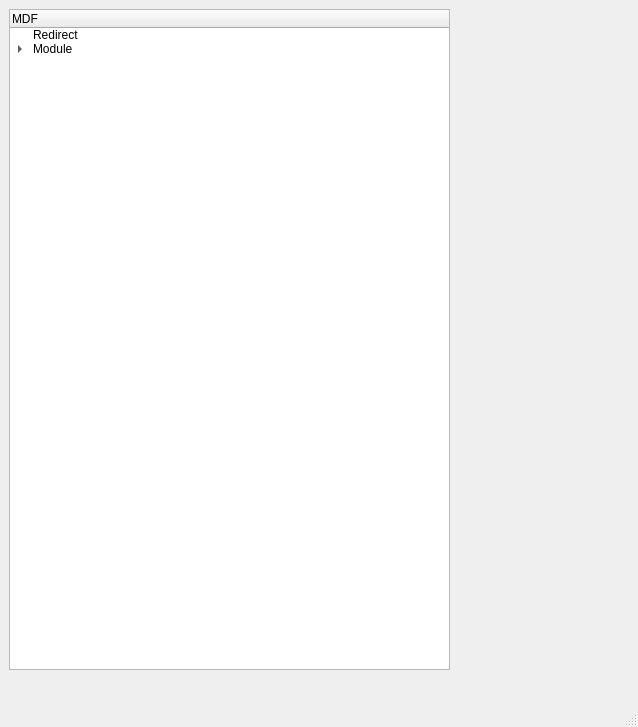
<?xml version="1.0" encoding="UTF-8"?>
<ui version="4.0">
 <class>MainWindow</class>
 <widget class="QMainWindow" name="MainWindow">
  <property name="geometry">
   <rect>
    <x>0</x>
    <y>0</y>
    <width>638</width>
    <height>727</height>
   </rect>
  </property>
  <property name="sizePolicy">
   <sizepolicy hsizetype="Expanding" vsizetype="Expanding">
    <horstretch>0</horstretch>
    <verstretch>0</verstretch>
   </sizepolicy>
  </property>
  <property name="windowTitle">
   <string>MainWindow</string>
  </property>
  <widget class="QWidget" name="centralwidget">
   <widget class="QWidget" name="horizontalLayoutWidget">
    <property name="geometry">
     <rect>
      <x>9</x>
      <y>9</y>
      <width>441</width>
      <height>661</height>
     </rect>
    </property>
    <layout class="QHBoxLayout" name="horizontalLayout" stretch="0">
     <property name="sizeConstraint">
      <enum>QLayout::SetDefaultConstraint</enum>
     </property>
     <item>
      <widget class="QTreeWidget" name="treeWidget">
       <property name="minimumSize">
        <size>
         <width>300</width>
         <height>0</height>
        </size>
       </property>
       <column>
        <property name="text">
         <string>MDF</string>
        </property>
       </column>
       <item>
        <property name="text">
         <string>Redirect</string>
        </property>
        <property name="background">
         <brush brushstyle="NoBrush">
          <color alpha="255">
           <red>129</red>
           <green>61</green>
           <blue>156</blue>
          </color>
         </brush>
        </property>
       </item>
       <item>
        <property name="text">
         <string>Module</string>
        </property>
        <item>
         <property name="text">
          <string>Manufacturer</string>
         </property>
        </item>
        <item>
         <property name="text">
          <string>Boot</string>
         </property>
        </item>
        <item>
         <property name="text">
          <string>Files</string>
         </property>
         <item>
          <property name="text">
           <string>Picture</string>
          </property>
         </item>
         <item>
          <property name="text">
           <string>Vidoe</string>
          </property>
         </item>
         <item>
          <property name="text">
           <string>Firmware</string>
          </property>
         </item>
         <item>
          <property name="text">
           <string>Manual</string>
          </property>
         </item>
         <item>
          <property name="text">
           <string>Driver</string>
          </property>
         </item>
         <item>
          <property name="text">
           <string>Setup</string>
          </property>
         </item>
        </item>
        <item>
         <property name="text">
          <string>Register</string>
         </property>
        </item>
        <item>
         <property name="text">
          <string>Remotevar</string>
         </property>
        </item>
        <item>
         <property name="text">
          <string>Alarm</string>
         </property>
        </item>
        <item>
         <property name="text">
          <string>DMatrix</string>
         </property>
        </item>
        <item>
         <property name="text">
          <string>Event</string>
         </property>
        </item>
       </item>
      </widget>
     </item>
    </layout>
   </widget>
  </widget>
  <widget class="QMenuBar" name="menubar">
   <property name="geometry">
    <rect>
     <x>0</x>
     <y>0</y>
     <width>638</width>
     <height>22</height>
    </rect>
   </property>
  </widget>
  <widget class="QStatusBar" name="statusbar"/>
 </widget>
 <resources/>
 <connections/>
</ui>
